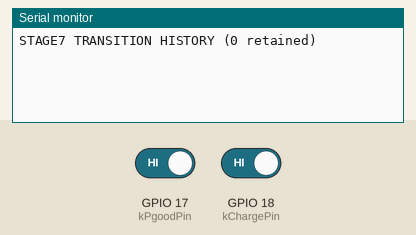
Bench run of a sketch on a simulated ESP32. On the bench: the last lines printed to the serial monitor. Inputs (shaded band) come from the test bench; at power-on: GPIO 17 (kPgoodPin) HIGH, GPIO 18 (kChargePin) HIGH.

Above: at 2.8 s.
2.9 s: GPIO 17 (kPgoodPin) driven LOW
At 6.2 s:
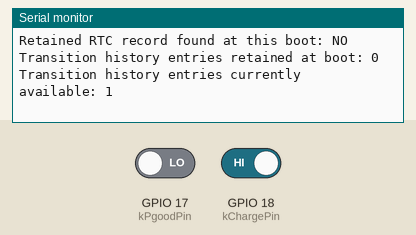
6.5 s: GPIO 18 (kChargePin) driven LOW
At 10.5 s:
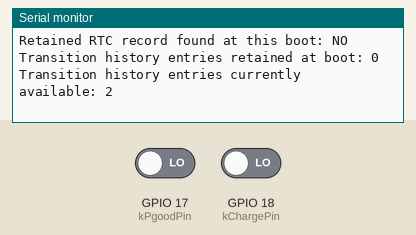
10.6 s: GPIO 17 (kPgoodPin) driven HIGH and GPIO 18 (kChargePin) driven HIGH
At 15.8 s:
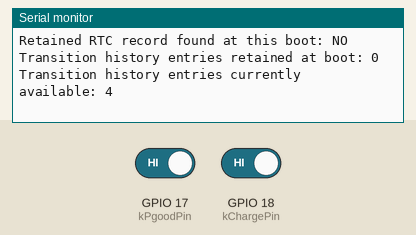
16.5 s: GPIO 17 (kPgoodPin) driven LOW
18.0 s: GPIO 18 (kChargePin) driven LOW
At 20.31 s:
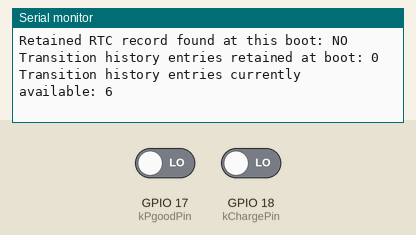
Timing chart, 0 to 20.5 s (numbered marks = the images above; inputs shaded):
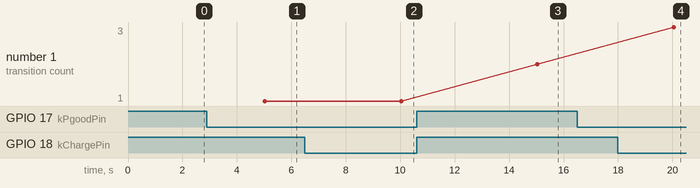

The sketch:

Alfred_Stage7_Power_Path_Test.ino
```cpp
#include <Arduino.h>
#include <WiFi.h>
#include <esp_system.h>

#define ALFRED_STAGE7_POWER_PATH_TEST_ARMED 0

#if ALFRED_STAGE7_POWER_PATH_TEST_ARMED
#include "AlfredStage7Secrets.h"
#endif

namespace {
constexpr uint8_t kEpdPowerPin = 12;
constexpr uint8_t kPgoodPin = 17;
constexpr uint8_t kChargePin = 18;
constexpr uint32_t kSampleMs = 1000;
constexpr uint32_t kReportMs = 5000;
constexpr uint32_t kReconnectMs = 5000;
constexpr uint32_t kReconnectAttemptTimeoutMs = 15000;
constexpr uint32_t kRtcMagic = 0xA1F7B074;
constexpr size_t kHistorySize = 48;

enum class Signal : uint8_t { PGOOD_N, CHG_N };
struct Transition {
  uint32_t boot;
  uint32_t uptimeMs;
  Signal signal;
  bool previousHigh;
  bool newHigh;
};
struct RtcRecord {
  uint32_t magic;
  uint32_t bootCount;
  uint32_t count;
  uint32_t next;
  uint32_t pgoodTransitions;
  uint32_t chargeTransitions;
  bool running;
  bool unexpectedReset;
  bool sawBattery;
  bool sawUsbAfterBattery;
  bool sawReturnToBattery;
  bool gpio12Fault;
  uint32_t sourceGeneration;
  uint32_t wifiRecoveredGeneration;
  Transition history[kHistorySize];
};
RTC_NOINIT_ATTR RtcRecord rtc;

portMUX_TYPE wifiMux = portMUX_INITIALIZER_UNLOCKED;
struct WifiEvents {
  uint32_t disconnects;
  uint32_t eventSequence;
  uint32_t disconnectedSequence;
  uint32_t gotIpSequence;
  uint32_t stateVersion;
  uint32_t reconnectAttemptToken;
  bool reconnectNeeded;
  bool associationInProgress;
  bool disconnected;
  bool gotIp;
} wifiEvents = {};

uint32_t lastSample;
uint32_t lastReport;
uint32_t lastReconnect;
uint32_t reconnectAttemptStartedMs;
uint32_t reconnectRequests;
uint32_t minimumFreeHeap = UINT32_MAX;
bool pgoodHigh;
bool chargeHigh;
bool serialWasAvailable;
bool currentConnectionHasValidIp;
bool retainedRecordFoundAtBoot;
uint32_t retainedHistoryEntriesAtBoot;
esp_reset_reason_t bootReason;

const char *level(bool high) { return high ? "HIGH" : "LOW"; }
const char *resetName(esp_reset_reason_t reason) {
  switch (reason) {
    case ESP_RST_POWERON: return "POWERON";
    case ESP_RST_EXT: return "EXTERNAL";
    case ESP_RST_SW: return "SOFTWARE";
    case ESP_RST_PANIC: return "PANIC";
    case ESP_RST_INT_WDT: return "INTERRUPT_WATCHDOG";
    case ESP_RST_TASK_WDT: return "TASK_WATCHDOG";
    case ESP_RST_WDT: return "WATCHDOG";
    case ESP_RST_BROWNOUT: return "BROWNOUT";
    case ESP_RST_DEEPSLEEP: return "DEEP_SLEEP";
    default: return "UNKNOWN";
  }
}

void enforceEpdLow() {
  if (digitalRead(kEpdPowerPin) != LOW) {
    rtc.gpio12Fault = true;
    digitalWrite(kEpdPowerPin, LOW);
  }
  digitalWrite(kEpdPowerPin, LOW);
}

void recordTransition(Signal signal, bool oldHigh, bool newHigh) {
  Transition &event = rtc.history[rtc.next];
  event = {rtc.bootCount, millis(), signal, oldHigh, newHigh};
  rtc.next = (rtc.next + 1) % kHistorySize;
  if (rtc.count < kHistorySize) ++rtc.count;
  if (signal == Signal::PGOOD_N) ++rtc.pgoodTransitions;
  else ++rtc.chargeTransitions;
}

void sampleInputs() {
  bool nextPgood = digitalRead(kPgoodPin) == HIGH;
  bool nextCharge = digitalRead(kChargePin) == HIGH;
  if (nextPgood != pgoodHigh) {
    recordTransition(Signal::PGOOD_N, pgoodHigh, nextPgood);
    pgoodHigh = nextPgood;
    ++rtc.sourceGeneration;
    if (!nextPgood && rtc.sawBattery) rtc.sawUsbAfterBattery = true;
    if (nextPgood && rtc.sawUsbAfterBattery) rtc.sawReturnToBattery = true;
  }
  if (nextCharge != chargeHigh) {
    recordTransition(Signal::CHG_N, chargeHigh, nextCharge);
    chargeHigh = nextCharge;
  }
  if (pgoodHigh) rtc.sawBattery = true;
}

void onWiFiEvent(WiFiEvent_t event, WiFiEventInfo_t) {
  portENTER_CRITICAL(&wifiMux);
  ++wifiEvents.stateVersion;
  if (event == ARDUINO_EVENT_WIFI_STA_START || event == ARDUINO_EVENT_WIFI_STA_CONNECTED) {
    wifiEvents.associationInProgress = true;
  } else if (event == ARDUINO_EVENT_WIFI_STA_DISCONNECTED) {
    ++wifiEvents.disconnects;
    wifiEvents.disconnected = true;
    wifiEvents.disconnectedSequence = ++wifiEvents.eventSequence;
    wifiEvents.associationInProgress = false;
    wifiEvents.reconnectNeeded = true;
  } else if (event == ARDUINO_EVENT_WIFI_STA_GOT_IP) {
    wifiEvents.gotIp = true;
    wifiEvents.gotIpSequence = ++wifiEvents.eventSequence;
    wifiEvents.associationInProgress = false;
    wifiEvents.reconnectNeeded = false;
  }
  portEXIT_CRITICAL(&wifiMux);
}

void consumeWifiEvents() {
  bool disconnected, gotIp;
  uint32_t disconnectedSequence, gotIpSequence;
  portENTER_CRITICAL(&wifiMux);
  disconnected = wifiEvents.disconnected;
  gotIp = wifiEvents.gotIp;
  disconnectedSequence = wifiEvents.disconnectedSequence;
  gotIpSequence = wifiEvents.gotIpSequence;
  wifiEvents.disconnected = false;
  wifiEvents.gotIp = false;
  portEXIT_CRITICAL(&wifiMux);

  // If both accumulated, the later event determines current connection validity.
  if (disconnected && (!gotIp || disconnectedSequence > gotIpSequence)) {
    currentConnectionHasValidIp = false;
  } else if (gotIp) {
    currentConnectionHasValidIp = true;
    rtc.wifiRecoveredGeneration = rtc.sourceGeneration;
  }
}

uint32_t disconnectCount() {
  uint32_t result;
  portENTER_CRITICAL(&wifiMux);
  result = wifiEvents.disconnects;
  portEXIT_CRITICAL(&wifiMux);
  return result;
}

void printHistory() {
  Serial.printf("STAGE7 TRANSITION HISTORY (%lu retained)\n", (unsigned long)rtc.count);
  size_t oldest = (rtc.next + kHistorySize - rtc.count) % kHistorySize;
  for (size_t i = 0; i < rtc.count; ++i) {
    const Transition &event = rtc.history[(oldest + i) % kHistorySize];
    Serial.printf("boot=%lu uptime=%lu ms %s %s -> %s\n", (unsigned long)event.boot,
                  (unsigned long)event.uptimeMs,
                  event.signal == Signal::PGOOD_N ? "PGOOD_N" : "CHG_N",
                  level(event.previousHigh), level(event.newHigh));
  }
}

void printReport() {
  if (!Serial) return;
  Serial.println("STAGE7");
  Serial.printf("boot/reset reason = %s; boot count = %lu\n", resetName(bootReason), (unsigned long)rtc.bootCount);
  Serial.printf("uptime = %lu ms\nPGOOD_N %s\npower_source = %s\n", (unsigned long)millis(),
                level(pgoodHigh), pgoodHigh ? "BATTERY_ONLY" : "USB_PRESENT");
  Serial.printf("CHG_N %s\ncharger_state = %s\n", level(chargeHigh),
                chargeHigh ? "NOT_ACTIVE" : "CHARGING_SIGNAL_ACTIVE");
#if ALFRED_STAGE7_POWER_PATH_TEST_ARMED
  Serial.printf("Wi-Fi status = %s\nRSSI = %ld dBm\n", WiFi.status() == WL_CONNECTED ? "CONNECTED" : "DISCONNECTED",
                WiFi.status() == WL_CONNECTED ? (long)WiFi.RSSI() : 0L);
#else
  Serial.println("Wi-Fi status = OFF (UNARMED)\nRSSI = N/A");
#endif
  Serial.printf("disconnect count = %lu\nreconnect requests = %lu\nminimum free heap = %lu\n",
                (unsigned long)disconnectCount(), (unsigned long)reconnectRequests, (unsigned long)minimumFreeHeap);
  Serial.printf("EPD_PWR %s\nPGOOD transition count = %lu\nCHG transition count = %lu\n",
                level(digitalRead(kEpdPowerPin) == HIGH), (unsigned long)rtc.pgoodTransitions,
                (unsigned long)rtc.chargeTransitions);
  Serial.printf("Battery-only PGOOD state correct: %s\n", rtc.sawBattery ? "PASS" : "FAIL");
  Serial.printf("USB-present PGOOD state correct: %s\n", rtc.sawUsbAfterBattery ? "PASS" : "FAIL");
  Serial.printf("Return-to-battery PGOOD state correct: %s\n", rtc.sawReturnToBattery ? "PASS" : "FAIL");
  Serial.printf("Unexpected reset detected: %s\nGPIO12 fault: %s\n", rtc.unexpectedReset ? "YES" : "NO",
                rtc.gpio12Fault ? "YES" : "NO");
  Serial.printf("Wi-Fi recovered after source transitions/reset: %s\n",
                currentConnectionHasValidIp && WiFi.status() == WL_CONNECTED &&
                        rtc.wifiRecoveredGeneration == rtc.sourceGeneration ? "YES" : "NO");
  Serial.printf("Retained RTC record found at this boot: %s\n", retainedRecordFoundAtBoot ? "YES" : "NO");
  Serial.printf("Transition history entries retained at boot: %lu\n",
                (unsigned long)retainedHistoryEntriesAtBoot);
  Serial.printf("Transition history entries currently available: %lu\n", (unsigned long)rtc.count);
  if (rtc.unexpectedReset) Serial.println("UNEXPECTED RESET DETECTED");
}
}  // namespace

void setup() {
  pinMode(12, OUTPUT);
  digitalWrite(12, LOW);
  pinMode(17, INPUT);
  pinMode(18, INPUT);

  bootReason = esp_reset_reason();
  bool retainedMagicFound = rtc.magic == kRtcMagic;
  retainedRecordFoundAtBoot = retainedMagicFound && rtc.count <= kHistorySize && rtc.next < kHistorySize;
  if (!retainedRecordFoundAtBoot) {
    memset(&rtc, 0, sizeof(rtc));
    rtc.magic = kRtcMagic;
  } else {
    retainedHistoryEntriesAtBoot = min(rtc.count, (uint32_t)kHistorySize);
    if (rtc.running) {
      rtc.unexpectedReset = true;
      // Require a fresh, observed connection before claiming recovery after reset.
      ++rtc.sourceGeneration;
    }
  }
  ++rtc.bootCount;
  rtc.running = true;
  pgoodHigh = digitalRead(kPgoodPin) == HIGH;
  chargeHigh = digitalRead(kChargePin) == HIGH;
  if (pgoodHigh) rtc.sawBattery = true;
  minimumFreeHeap = ESP.getFreeHeap();
  Serial.begin(115200);

#if ALFRED_STAGE7_POWER_PATH_TEST_ARMED
  WiFi.persistent(false);
  WiFi.onEvent(onWiFiEvent);
  WiFi.mode(WIFI_STA);
  WiFi.setSleep(false);
  reconnectAttemptStartedMs = millis();
  WiFi.begin(ALFRED_WIFI_SSID, ALFRED_WIFI_PASSWORD);
#else
  WiFi.persistent(false);
  WiFi.mode(WIFI_OFF);
#endif
}

void loop() {
  enforceEpdLow();
  uint32_t now = millis();
  minimumFreeHeap = min(minimumFreeHeap, ESP.getFreeHeap());
  if (now - lastSample >= kSampleMs) {
    lastSample = now;
    sampleInputs();
  }
#if ALFRED_STAGE7_POWER_PATH_TEST_ARMED
  consumeWifiEvents();
  if (currentConnectionHasValidIp && WiFi.status() == WL_CONNECTED) {
    rtc.wifiRecoveredGeneration = rtc.sourceGeneration;
  }
  bool issueReconnect = false;
  uint32_t claimedAttemptToken = 0;
  uint32_t claimedStateVersion = 0;
  portENTER_CRITICAL(&wifiMux);
  // Re-check live state while protected; a newer GOT_IP can never be timed out.
  if (wifiEvents.associationInProgress &&
      now - reconnectAttemptStartedMs >= kReconnectAttemptTimeoutMs) {
    wifiEvents.associationInProgress = false;
    wifiEvents.reconnectNeeded = true;
  }
  // Atomically claim eligibility before making the driver call outside the lock.
  if (wifiEvents.reconnectNeeded && !wifiEvents.associationInProgress &&
      now - lastReconnect >= kReconnectMs) {
    wifiEvents.associationInProgress = true;
    wifiEvents.reconnectNeeded = false;
    claimedAttemptToken = ++wifiEvents.reconnectAttemptToken;
    claimedStateVersion = wifiEvents.stateVersion;
    lastReconnect = now;
    reconnectAttemptStartedMs = now;
    ++reconnectRequests;
    issueReconnect = true;
  }
  portEXIT_CRITICAL(&wifiMux);

  if (issueReconnect) {
    bool accepted = WiFi.reconnect();  // Never call driver APIs while holding wifiMux.
    if (!accepted) {
      portENTER_CRITICAL(&wifiMux);
      // Restore only our unchanged claim; any newer callback state wins.
      if (wifiEvents.reconnectAttemptToken == claimedAttemptToken &&
          wifiEvents.stateVersion == claimedStateVersion && wifiEvents.associationInProgress) {
        wifiEvents.associationInProgress = false;
        wifiEvents.reconnectNeeded = true;
      }
      portEXIT_CRITICAL(&wifiMux);
    }
  }
#endif
  bool serialAvailable = (bool)Serial;
  if (serialAvailable && !serialWasAvailable) printHistory();
  serialWasAvailable = serialAvailable;
  if (now - lastReport >= kReportMs) {
    lastReport = now;
    printReport();
  }
  delay(10);
}
```

Measured:
- after the input at 2.9 s, the serial monitor: prints a new line after 2.1 s (image 1)
- after the input at 6.5 s, the serial monitor: prints a new line after 3.5 s (image 2)
- after the input at 10.6 s, the serial monitor: prints a new line after 4.4 s (image 3)
- after the input at 18.0 s, the serial monitor: prints a new line after 2.0 s (image 4)
